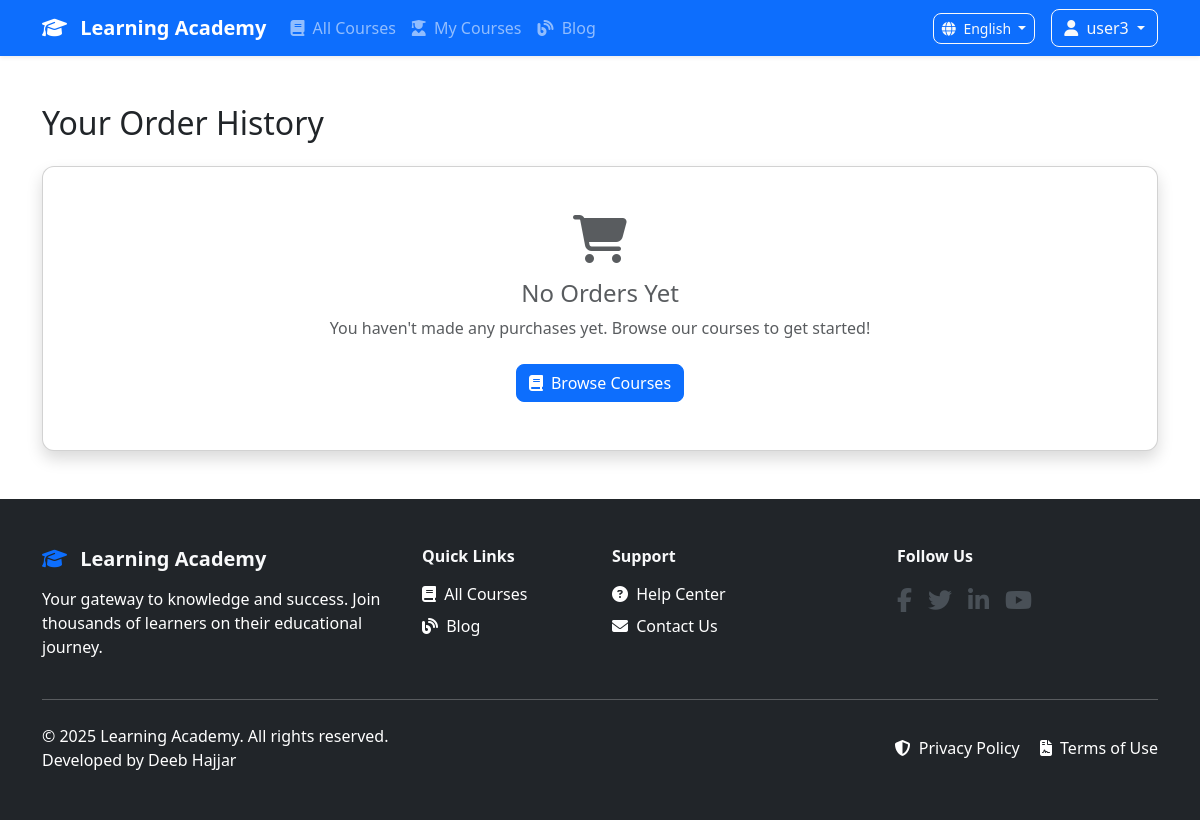
Before: /payments/order-history/ (signed in) with the older database file.
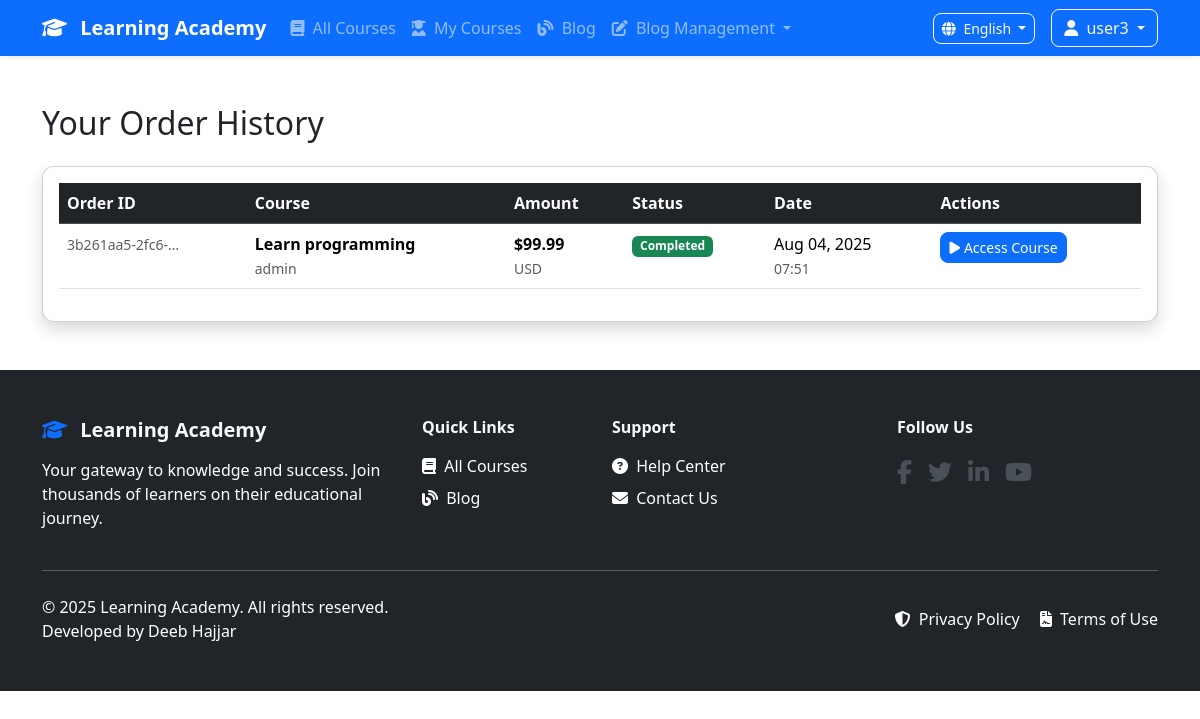
After: the same page with the newer database file.
### payments/models.py (models this page shows, shortened)
class Order(models.Model):
    ORDER_STATUS = [
        ('pending', _('Pending')),
        ('completed', _('Completed')),
        ('failed', _('Failed')),
        ('cancelled', _('Cancelled')),
        ('refunded', _('Refunded')),
    ]
    user = models.ForeignKey(User, on_delete=models.CASCADE)
    course = models.ForeignKey(Course, on_delete=models.CASCADE)
    order_id = models.CharField(max_length=100, unique=True)
    amount = models.DecimalField(max_digits=10, decimal_places=2)
    currency = models.CharField(max_length=3, default='USD')
    status = models.CharField(max_length=20, choices=ORDER_STATUS, default='pending')
    stripe_payment_intent_id = models.CharField(max_length=200, blank=True)
    stripe_payment_method_id = models.CharField(max_length=200, blank=True)
    created_at = models.DateTimeField(auto_now_add=True)
    updated_at = models.DateTimeField(auto_now=True)
    completed_at = models.DateTimeField(null=True, blank=True)
    class Meta:
        verbose_name = _('Order')
        verbose_name_plural = _('Orders')

### courses/models.py (models this page shows, shortened)
class Course(models.Model):
    DIFFICULTY_CHOICES = [
        ('beginner', _('Beginner')),
        ('intermediate', _('Intermediate')),
        ('advanced', _('Advanced')),
    ]
    STATUS_CHOICES = [
        ('draft', _('Draft')),
        ('published', _('Published')),
        ('archived', _('Archived')),
    ]
    title = models.CharField(max_length=200)
    slug = models.SlugField(unique=True)
    description = models.TextField()
    short_description = models.TextField(max_length=300)
    instructor = models.ForeignKey(Instructor, on_delete=models.CASCADE)
    thumbnail = models.ImageField(upload_to='courses/thumbnails/', storage=S3Boto3Storage())
    video_preview = models.FileField(upload_to='courses/previews/', storage=S3Boto3Storage(), blank=True)
    price = models.DecimalField(max_digits=10, decimal_places=2)
    discount_price = models.DecimalField(max_digits=10, decimal_places=2, null=True, blank=True)
    difficulty = models.CharField(max_length=20, choices=DIFFICULTY_CHOICES)
    duration_hours = models.PositiveIntegerField(help_text="Total duration of the course in hours")
    language = models.CharField(max_length=10, default='ar')
    requirements = models.TextField(blank=True, help_text="Course requirements")
    what_you_learn = models.TextField()
    status = models.CharField(max_length=20, choices=STATUS_CHOICES, default='draft')
    is_featured = models.BooleanField(default=False)
    created_at = models.DateTimeField(auto_now_add=True)
    updated_at = models.DateTimeField(auto_now=True)
    enrolled_students = models.PositiveIntegerField(default=0)
    rating = models.DecimalField(max_digits=3, decimal_places=2, default=0.00)
    total_reviews = models.PositiveIntegerField(default=0)
    class Meta:
        verbose_name = 'Course'
        verbose_name_plural = 'Courses'

class Instructor(models.Model):
    user = models.OneToOneField(User, on_delete=models.CASCADE)
    expertise = models.TextField()
    experience_years = models.PositiveIntegerField(default=0)
    rating = models.DecimalField(max_digits=3, decimal_places=2, default=0.00)
    total_students = models.PositiveIntegerField(default=0)
    total_courses = models.PositiveIntegerField(default=0)
    is_featured = models.BooleanField(default=False)
    created_at = models.DateTimeField(auto_now_add=True)
    updated_at = models.DateTimeField(auto_now=True)
    class Meta:
        verbose_name = 'Instructor'
        verbose_name_plural = 'Instructors'

### accounts/models.py (models this page shows, shortened)
class User(AbstractUser):
    email = models.EmailField(unique=True)
    username = models.CharField(max_length=100, unique=True)
    phone_number = models.CharField(max_length=15, blank=True, null=True)
    avatar = models.ImageField(upload_to='users/avatars', storage=S3Boto3Storage(), blank=True, null=True)
    bio = models.TextField(blank=True, null=True)
    date_of_birth = models.DateField(blank=True, null=True)
    country = models.CharField(max_length=100, blank=True, null=True)
    city = models.CharField(max_length=100, blank=True, null=True)
    is_instructor = models.BooleanField(default=False)
    is_verified = models.BooleanField(default=False)
    google_id = models.CharField(max_length=100, blank=True)
    profile_picture_url = models.URLField(blank=True)
    created_at = models.DateTimeField(auto_now_add=True)
    updated_at = models.DateTimeField(auto_now=True)
    USERNAME_FIELD = 'email'
    REQUIRED_FIELDS = ['username']
    def get_full_name(self):
        return f"{self.first_name} {self.last_name}".strip() or self.username
    class Meta:
        verbose_name = 'User'
        verbose_name_plural = 'Users'
        ordering = ['-created_at']

### payments/views.py (the view)
# urls.py: path('order-history/', views.OrderHistoryView.as_view(), name='order_history'),
@method_decorator(login_required, name='dispatch')
class OrderHistoryView(ListView):
    model = Order
    template_name = 'payments/order_history.html'
    context_object_name = 'orders'
    paginate_by = 10
    def get_queryset(self):
        return Order.objects.filter(
            user=self.request.user
        ).select_related('course').order_by('-created_at')

### core/context_processors.py (called while the page is built)
def site_settings(request):
    return {
        'site_settings': SiteSettings.objects.first()
    }

### templates/payments/order_history.html (shortened to what the changed rows need)
{% extends 'base.html' %}
{% load i18n %}
{% block content %}
<div class="container py-5">
    <div class="row">
        <div class="col-12">
            <h2 class="mb-4">{% trans "Your Order History" %}</h2>
            {% if orders %}
                <div class="card shadow">
                    <div class="card-body">
                        <div class="table-responsive">
                            <table class="table table-hover">
                                <thead class="table-dark">
                                    <tr>
                                        <th>{% trans "Order ID" %}</th>
                                        <th>{% trans "Course" %}</th>
                                        <th>{% trans "Amount" %}</th>
                                        <th>{% trans "Status" %}</th>
                                        <th>{% trans "Date" %}</th>
                                        <th>{% trans "Actions" %}</th>
                                    </tr>
                                </thead>
                                <tbody>
                                    {% for order in orders %}
                                    <tr>
                                        <td>
                                            <small class="text-muted">{{ order.order_id|truncatechars:15 }}</small>
                                        </td>
                                        <td>
                                            <strong>{{ order.course.title }}</strong>
                                            <br>
                                            <small class="text-muted">{{ order.course.instructor.user.get_full_name }}</small>
                                        </td>
                                        <td>
                                            <strong>${{ order.amount }}</strong>
                                            <br>
                                            <small class="text-muted">{{ order.currency }}</small>
                                        </td>
                                        <td>
                                            {% if order.status == 'completed' %}
                                                <span class="badge bg-success">{% trans "Completed" %}</span>
                                            {% elif order.status == 'pending' %}
                                                <span class="badge bg-warning">{% trans "Pending" %}</span>
                                            {% elif order.status == 'failed' %}
                                                <span class="badge bg-danger">{% trans "Failed" %}</span>
                                            {% elif order.status == 'cancelled' %}
                                                <span class="badge bg-secondary">{% trans "Cancelled" %}</span>
                                            {% elif order.status == 'refunded' %}
                                                <span class="badge bg-info">{% trans "Refunded" %}</span>
                                            {% endif %}
                                        </td>
                                        <td>
                                            {{ order.created_at|date:"M d, Y" }}
                                            <br>
                                            <small class="text-muted">{{ order.created_at|time:"H:i" }}</small>
                                        </td>
                                        <td>
                                            {% if order.status == 'completed' %}
                                                <a href="{% url 'courses:course_detail' order.course.slug %}"
                                                   class="btn btn-sm btn-primary">
                                                    <i class="fas fa-play me-1"></i>{% trans "Access Course" %}
                                                </a>
                                            {% elif order.status == 'pending' %}
                                                <button class="btn btn-sm btn-outline-warning" disabled>
                                                    <i class="fas fa-clock me-1"></i>{% trans "Processing" %}
                                                </button>
                                            {% endif %}
                                        </td>
                                    </tr>
                                    {% endfor %}
                                </tbody>
                            </table>
                        </div>
                    </div>
                </div>
            {% else %}
                <div class="card shadow">
                    <div class="card-body text-center p-5">
                        <i class="fas fa-shopping-cart text-muted mb-3" style="font-size: 3rem;"></i>
                        <h4 class="text-muted">{% trans "No Orders Yet" %}</h4>
                        <p class="text-muted mb-4">
                            {% trans "You haven't made any purchases yet. Browse our courses to get started!" %}
                        </p>
                        <a href="{% url 'courses:course_list' %}" class="btn btn-primary">
                            <i class="fas fa-book me-2"></i>{% trans "Browse Courses" %}
                        </a>
                    </div>
                </div>
            {% endif %}
        </div>
    </div>
</div>
{% endblock %}

### templates/partials/navbar.html (shortened to what this page needs)
{% load i18n %}
<nav class="navbar navbar-expand-lg navbar-dark bg-primary shadow-sm">
    <div class="container">
        <a class="navbar-brand fw-bold" href="{% url 'home' %}">
            <i class="fas fa-graduation-cap me-2"></i>
            {{ site_settings.site_name }}
        </a>
        <div class="collapse navbar-collapse" id="navbarNav">
            <ul class="navbar-nav me-auto mb-2 mb-lg-0">
                <li class="nav-item">
                    <a class="nav-link" href="{% url 'courses:course_list' %}">
                        <i class="fas fa-book me-1"></i>
                        {% trans 'All Courses' %}
                    </a>
                </li>
                <li class="nav-item">
                    <a class="nav-link" href="{% url 'courses:my_courses' %}">
                        <i class="fas fa-user-graduate me-1"></i>
                        {% trans 'My Courses' %}
                    </a>
                </li>
                <li class="nav-item">
                    <a class="nav-link" href="{% url 'blog:article_list' %}">
                        <i class="fas fa-blog me-1"></i>
                        {% trans 'Blog' %}
                    </a>
                </li>
                {% if request.user.is_authenticated and request.user.is_superuser or request.user.is_staff or request.user.is_instructor %}
                <li class="nav-item dropdown">
                    <a class="nav-link dropdown-toggle" href="#" role="button" data-bs-toggle="dropdown" aria-expanded="false">
                        <i class="fas fa-edit me-1"></i>
                        {% trans 'Blog Management' %}
                    </a>
                </li>
                {% endif %}
            </ul>
            <div class="d-flex align-items-center justify-content-evenly">
                <form action="{% url 'set_language_and_save' %}" method="post" class="me-3">
                    <div class="dropdown">
                        <button class="btn btn-outline-light btn-sm dropdown-toggle" type="button" data-bs-toggle="dropdown" aria-expanded="false">
                            <i class="fas fa-globe me-1"></i>
                            {% if LANGUAGE_CODE == 'ar' %}العربية{% else %}English{% endif %}
                        </button>
                    </div>
                </form>
                {% if request.user.is_authenticated %}
                <div class="dropdown">
                    <button class="btn btn-outline-light dropdown-toggle" type="button" data-bs-toggle="dropdown" aria-expanded="false">
                        <i class="fas fa-user me-1"></i>
                        {{ request.user.get_full_name|default:request.user.username }}
                    </button>
                </div>
                {% endif %}
            </div>
        </div>
    </div>
</nav>

Changed rows visible on the page:
changed User "user3": is_instructor False → True (drawn)
added Order: order_id "3b261aa5-2fc6-…", course "Learn programming", course.instructor.user.get_full_name "admin", amount "99.99", currency "USD", created_at "Aug 04, 2025", created_at "07:51"
Other visible differences:
text no longer shown: "No Orders Yet You haven't made any purchases yet. Browse our courses to get started! Browse Courses"
text now shown: "Blog Management Order ID Course Amount Status Date Actions"
